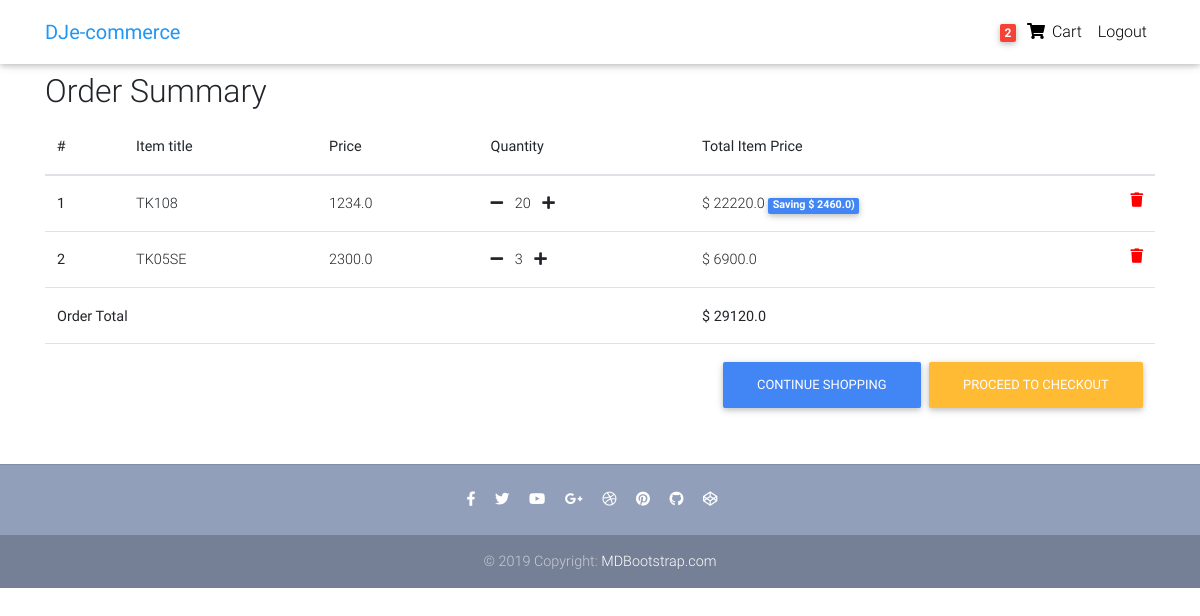
Before: /order-summary/ (signed in) with the older database file.
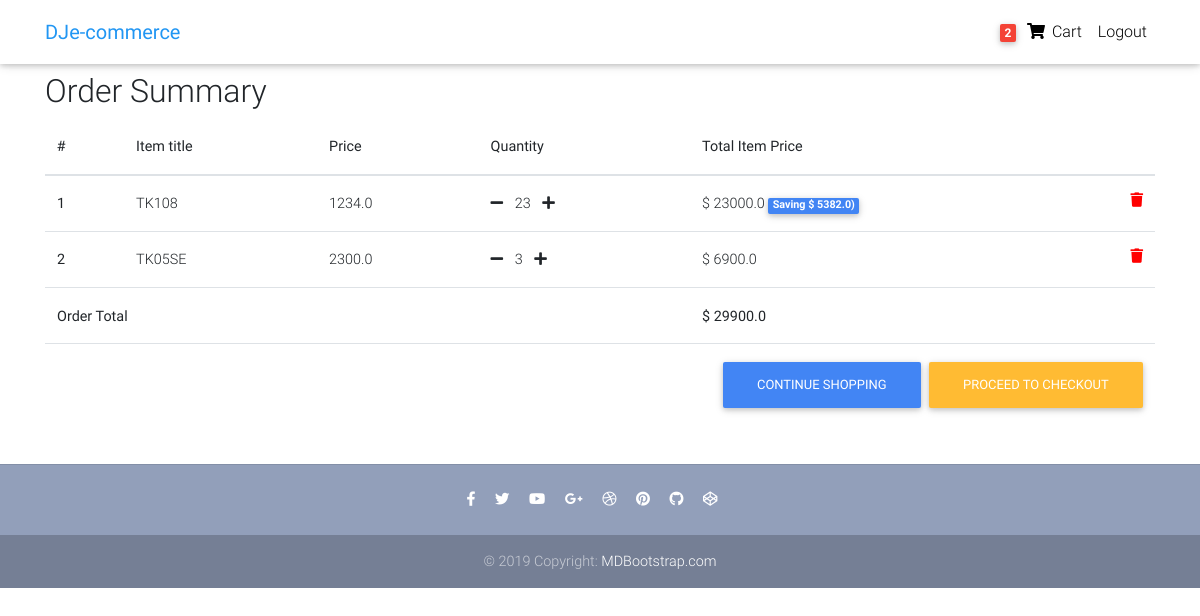
After: the same page with the newer database file.
### core/models.py (models this page shows, shortened)
class Order(models.Model):
    user = models.ForeignKey(settings.AUTH_USER_MODEL,
                             on_delete=models.CASCADE)
    items = models.ManyToManyField(OrderItem)
    start_date = models.DateTimeField(auto_now_add=True)
    ordered_date = models.DateTimeField()
    ordered = models.BooleanField(default=False)
    def get_total(self):
        total = 0
        for order_item in self.items.all():
            total += order_item.get_final_price()
        return total

class OrderItem(models.Model):
    user = models.ForeignKey(settings.AUTH_USER_MODEL,
                             on_delete=models.CASCADE
                             )
    ordered = models.BooleanField(default=False)
    item = models.ForeignKey(Item, on_delete=models.CASCADE)
    quantity = models.IntegerField(default=1)
    def get_total_item_price(self):
        return self.quantity * self.item.price
    def get_total_discount_price(self):
        return self.quantity * self.item.discount_price
    def get_amount_saved(self):
        return self.get_total_item_price() - self.get_total_discount_price()
    def get_final_price(self):
        if self.item.discount_price:
            return self.get_total_discount_price()
        return self.get_total_item_price()

class Item(models.Model):
    title = models.CharField(max_length=100)
    price = models.FloatField()
    discount_price = models.FloatField(blank=True, null=True)
    category = models.CharField(choices=CATEGORY_CHOICES, max_length=3)
    label = models.CharField(choices=LABEL_CHOICES, max_length=1)
    slug = models.SlugField()
    description = models.TextField()

### core/views.py (the view)
# urls.py: path('order-summary/', OrderSummaryView.as_view(), name='order-summary'),
class OrderSummaryView(LoginRequiredMixin, View):
    def get(self, *args, **kwargs):
        try:
            order = Order.objects.get(user=self.request.user, ordered=False)
            context = {
                'object': order
            }
            return render(self.request, 'order_summary.html', context)
        except ObjectDoesNotExist:
            messages.warning(self.request, "You do not have an active order")
            return redirect("/")

### core/templatetags/cart_template_tags.py (called while the page is built)
@register.filter
def cart_item_count(user):
    if user.is_authenticated:
        qs = Order.objects.filter(user=user, ordered=False)
        if qs.exists():
            return qs[0].items.count()
    return 0

### core/templates/order_summary.html (shortened to what this page needs)
{% extends "base.html" %}
{% load static %}
{% load cart_template_tags %}
{% block content %}
  <main>
    <div class="container">
<div class="table-responsive text-nowrap">
    <h2>Order Summary</h2>
  <table class="table">
    <thead>
      <tr>
        <th scope="col">#</th>
        <th scope="col">Item title</th>
        <th scope="col">Price</th>
        <th scope="col">Quantity</th>
        <th scope="col">Total Item Price</th>
      </tr>
    </thead>
    <tbody>
    {% for order_item in object.items.all %}
      <tr>
        <th scope="row">{{ forloop.counter }}</th>
        <td>{{order_item.item.title}}</td>
        <td>{{order_item.item.price}}</td>
        <td>
                <a href="{% url 'core:remove_single_item_from_cart' order_item.item.slug %}"><i class="fas fa-minus mr-2"></i></a>
                {{ order_item.quantity }}
                <a href="{% url 'core:add-to-cart' order_item.item.slug %}"><i class="fas fa-plus ml-2"></i></a>
            </td>
        <td>
          {% if order_item.item.discount_price %}
          $ {{ order_item.get_total_discount_price }}
          <span class="badge badge-primary">Saving $ {{ order_item.get_amount_saved }})</span>
          {% else %}
          $ {{ order_item.get_total_item_price }}
          {% endif %}
          <a style='color: red;' href="{% url 'core:remove-from-cart' order_item.item.slug %}">
                <i class="fas fa-trash float-right"></i>
          </a>
        </td>
        </tr>
    {% endfor %}
    {% if object.get_total %}
        <tr>
             <td colspan="4"><b>Order Total</b></td>
             <td><b>$ {{ object.get_total }} </b></td>
        </tr>
    <tr>
      <td colspan='5'>
      <a class="btn btn-warning float-right ml-2" href="/checkout/">Proceed to checkout</a>
      <a class="btn btn-primary float-right" href="/">Continue shopping</a>
      </td>
    </tr>
    {% endif %}
    </tbody>
  </table>
</div>
    </div>
  </main>
{% endblock content %}

### core/templates/base.html (shortened to what this page needs)
{% load static %}
<!DOCTYPE html>
<html lang="en">
<head>
  <link rel="stylesheet" href="https://use.fontawesome.com/releases/v5.8.1/css/all.css">
  <link href="{% static 'css/bootstrap.min.css' %}" rel="stylesheet">
  <link href="{% static 'css/mdb.min.css' %}" rel="stylesheet">
  <link href="{% static 'css/style.min.css' %}" rel="stylesheet">
</head>
{% include "navbar.html" %}
<body>
 <div class="mt-5 pt-4">
    </div>
    {% block content %}
    {% endblock content %}
    {% include "footer.html" %}
</body>
</html>

### core/templates/navbar.html (shortened to what this page needs)
{% load cart_template_tags %}
<nav class="navbar fixed-top navbar-expand-lg navbar-light white scrolling-navbar">
    <div class="container">
      <a class="navbar-brand waves-effect" href="/">
        <strong class="blue-text">DJe-commerce</strong>
      </a>
      <div class="collapse navbar-collapse" id="navbarSupportedContent">
        <ul class="navbar-nav nav-flex-icons">
          {% if request.user.is_authenticated %}
          <li class="nav-item">
            <a href="{% url 'core:order-summary' %}" class="nav-link waves-effect">
              <span class="badge red z-depth-1 mr-1"> {{ request.user|cart_item_count }} </span>
              <i class="fas fa-shopping-cart"></i>
              <span class="clearfix d-none d-sm-inline-block"> Cart </span>
            </a>
          </li>
          <li class="nav-item">
            <a class="nav-link waves-effect" href="{% url 'account_logout' %}">
              <span class="clearfix d-none d-sm-inline-block"> Logout </span>
            </a>
          </li>
          {% endif %}
        </ul>
      </div>
    </div>
  </nav>

### core/templates/footer.html
<footer class="page-footer text-center font-small mt-4 wow fadeIn">
    <hr class="my-4">
    <div class="pb-4">
      <a href="https://www.facebook.com/mdbootstrap" target="_blank">
        <i class="fab fa-facebook-f mr-3"></i>
      </a>
      <a href="https://twitter.com/MDBootstrap" target="_blank">
        <i class="fab fa-twitter mr-3"></i>
      </a>
      <a href="https://www.youtube.com/watch?v=7MUISDJ5ZZ4" target="_blank">
        <i class="fab fa-youtube mr-3"></i>
      </a>
      <a href="https://plus.google.com/u/0/b/107863090883699620484" target="_blank">
        <i class="fab fa-google-plus-g mr-3"></i>
      </a>
      <a href="https://dribbble.com/mdbootstrap" target="_blank">
        <i class="fab fa-dribbble mr-3"></i>
      </a>
      <a href="https://pinterest.com/mdbootstrap" target="_blank">
        <i class="fab fa-pinterest mr-3"></i>
      </a>
      <a href="https://github.com/mdbootstrap/bootstrap-material-design" target="_blank">
        <i class="fab fa-github mr-3"></i>
      </a>
      <a href="http://codepen.io/mdbootstrap/" target="_blank">
        <i class="fab fa-codepen mr-3"></i>
      </a>
    </div>
    <div class="footer-copyright py-3">
      © 2019 Copyright:
      <a href="https://mdbootstrap.com/education/bootstrap/" target="_blank"> MDBootstrap.com </a>
    </div>
  </footer>

### core/templates/scripts.html (shortened to what this page needs)
{% load static %}

### core/templates/base.html (style rules this page uses)
html, body, header, .carousel { height: 60vh; }

Changed rows visible on the page:
changed OrderItem "TK108": quantity "20" → "23"; get_total_discount_price "22220.0" → "23000.0"; get_amount_saved "2460.0" → "5382.0"
changed through a linked row, Order: get_total "29120.0" → "29900.0"
